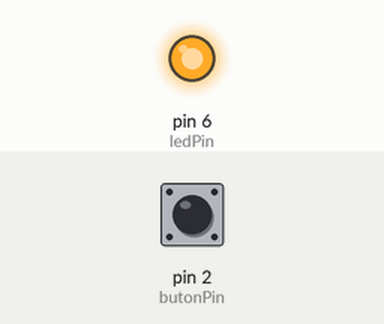
Bench run of a sketch on a simulated Arduino Uno, built with avr-gcc and run on an emulated ATmega328P. Shown: output pins drawn as LEDs (lit = HIGH). The test bench sets the inputs (shaded band); at power-on: pin 2 (butonPin) LOW.

Above: at 0.1 s.
Timing chart, 0 to 1.6 s (numbered marks = the images above):
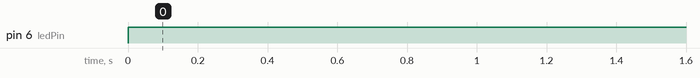

The sketch:

bozuk2_esitEsit.ino
```cpp
/*
  BU KOD NE YAPAR?
  Bu kod, 2 numaralı pindeki buton basılıyken 6 numaralı pindeki LED'i yakmak, bırakınca söndürmek İÇİN
  yazıldı ama istenen gibi çalışmıyor. Görevin: nedenini bul ve düzelt.
*/

/*
  ak0299 — Bozuk kod 2/3: bir eşittir, iki eşittir
  Bu dosya ak0299 "Bozuk kodu onar" dersinin İKİNCİ parçası. Görev, yöntem ve
  ipuçları ana klasördeki ders.md'de — burada sadece bozuk kod var.

  Beklenen: butona basılıyken LED yansın, bırakınca sönsün (ak0220 ile aynı iş).
  Devre: ak0210'un devresi (pin 2'de buton, pin 6'da LED) — dokunma, aynen kullanılır.
*/

const int butonPin = 2;
const int ledPin = 6;

int butonDurum = 0;

void setup() {
  Serial.begin(9600);
  pinMode(ledPin, OUTPUT);
  pinMode(butonPin, INPUT);
}

void loop() {
  butonDurum = digitalRead(butonPin);

  if (butonDurum = HIGH) {
    digitalWrite(ledPin, HIGH);
  } else {
    digitalWrite(ledPin, LOW);
  }
}
```

Measured:
- by itself, pin 6 (ledPin): LOW → HIGH at 0.00 s
